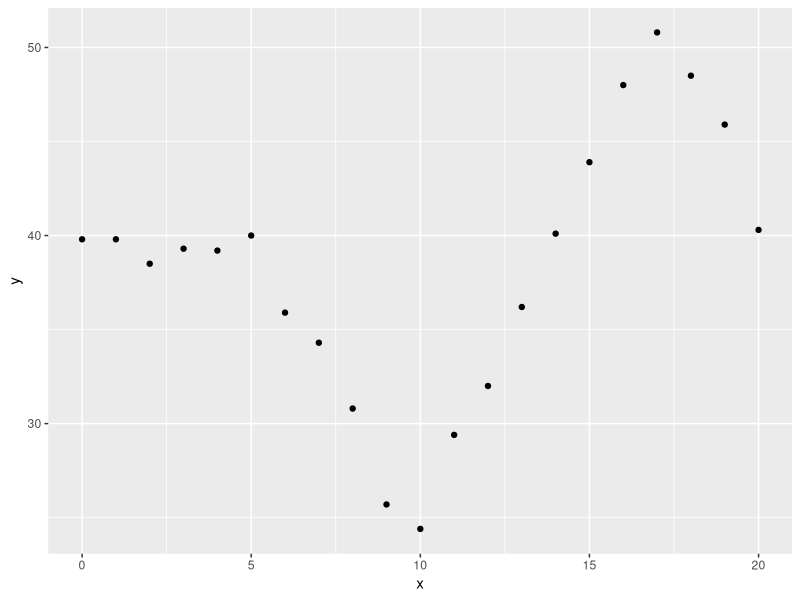
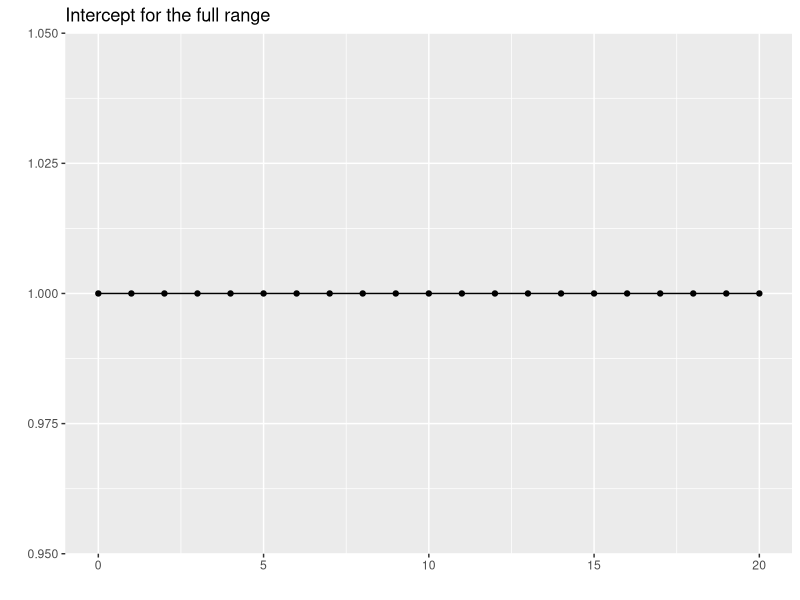
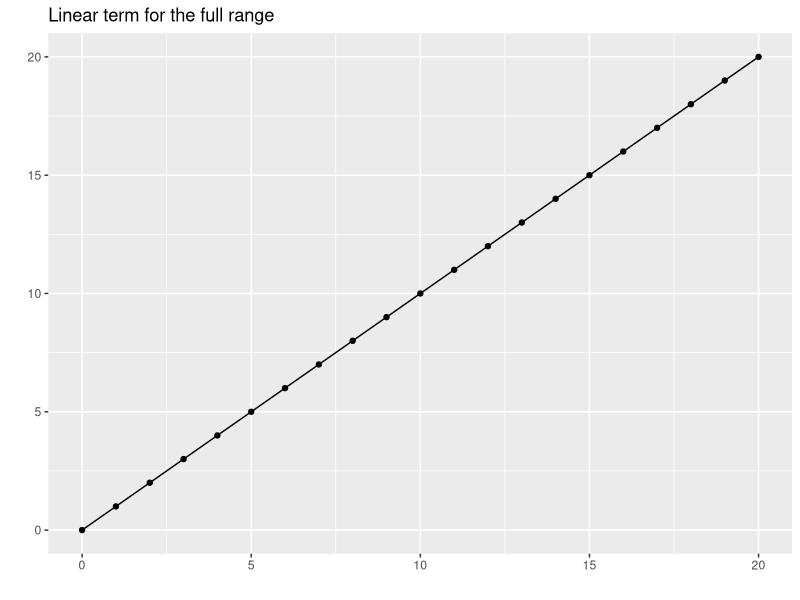
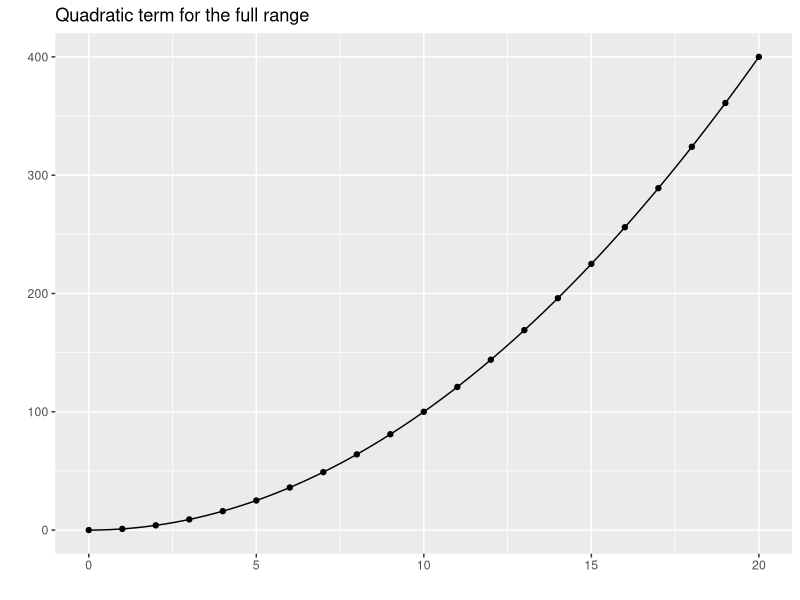
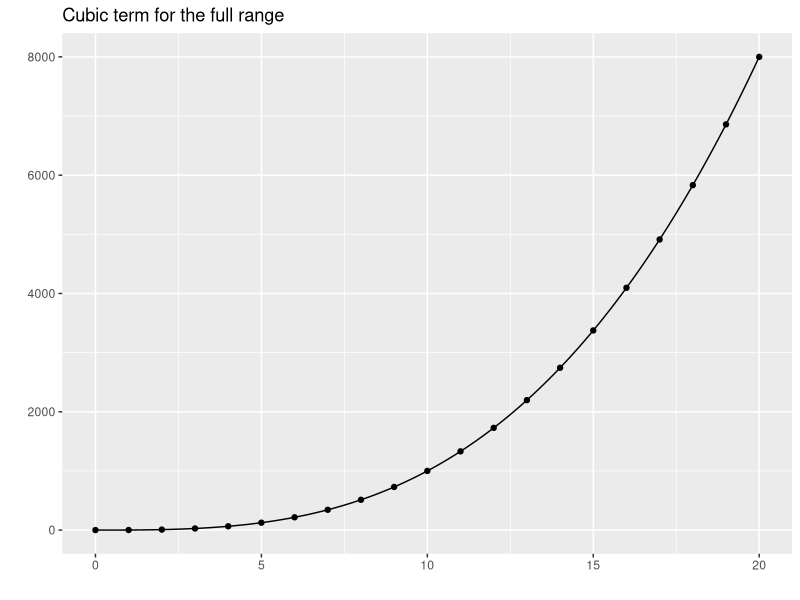
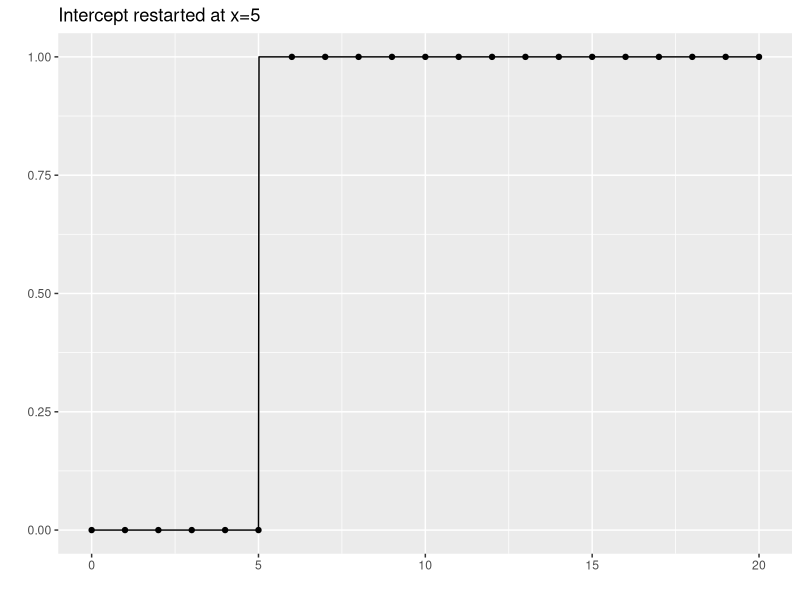
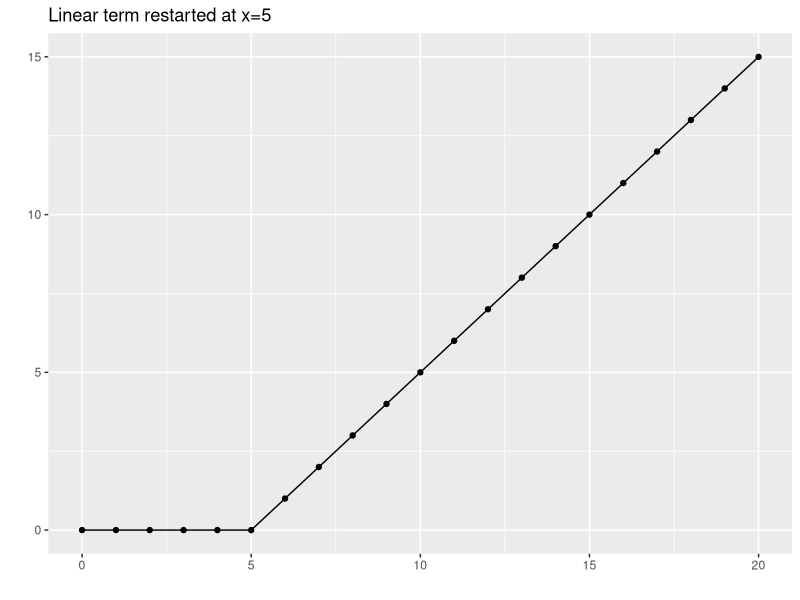
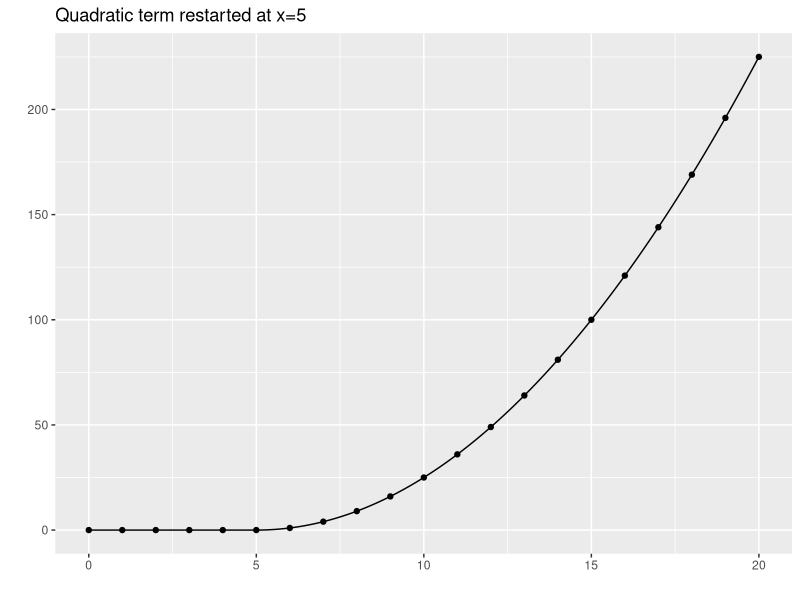

Reproduce these figures in R, in order. (Note: this script raises an error after producing the figures.)
## ---- chunk 1
suppressMessages(suppressWarnings(library(broom)))
suppressMessages(suppressWarnings(library(dplyr)))
suppressMessages(suppressWarnings(library(knitr)))
suppressMessages(suppressWarnings(library(magrittr)))
suppressMessages(suppressWarnings(library(splines)))
suppressMessages(suppressWarnings(library(tidyr)))
## ---- chunk 2
library(ggplot2)
x <- 0:20
y <- rep(40, 21)
y[6:21] <- y[6:21]-3*(0:15)
y[11:21] <- y[11:21]+7*(0:10)
y[16:21] <- y[16:21]-(0:5)^2
y <- y+round(rnorm(21), 1)
simulated_example <- data.frame(x, y)
simulated_example
ggplot(simulated_example, aes(x, y)) +
  geom_point()
## ---- chunk 3
x <- c(0:20, setdiff(seq(0, 20, by=1/64), 0:20))
## ---- chunk 4
xm <- data.frame(
  c1 =rep(1, length(x)),
  c2 =x,
  c3 =x^2,
  c4 =x^3,
  c5 =(x> 5)*rep(1, length(x)),
  c6 =(x> 5)*(x- 5),
  c7 =(x> 5)*(x- 5)^2,
  c8 =(x> 5)*(x- 5)^3,
  c9 =(x>10)*rep(1, length(x)),
  c10=(x>10)*(x-10),
  c11=(x>10)*(x-10)^2,
  c12=(x>10)*(x-10)^3,
  c13=(x>15)*rep(1, length(x)),
  c14=(x>15)*(x-15),
  c15=(x>15)*(x-15)^2,
  c16=(x>15)*(x-15)^3,
  x=x,
  y=NA
)
xm$y[1:21] <- y
## ---- chunk 5
display_curve <- function(dat, lb) {
  # Plot a line connecting the points in dat
  # Assume that column 1 is x and column 2 is y
  # Work with either a data frame or matrix
  dat %>%
    data.frame %>%
    select(1:2) %>%
    set_names(c("x", "y")) %>%
    ggplot(aes(x, y)) +
      ggtitle(lb) +
      geom_line() +
      xlab(" ") +
      ylab(" ")
}

display_dots <- function(cplot, dat) {
  # Add dots in dat to an existing graph
  # Assume that column 1 is x and column 2 is y
  # Work with either a data frame or matrix
  dat %>%
    data.frame %>%
    set_names(c("x", "y")) -> df
  cplot + geom_point(data=df, aes(x, y))
}

lb1 <- rep(c("Intercept", "Linear term", "Quadratic term", "Cubic term"), 4)
lb2 <- rep(c("for the full range", "restarted at x=5", "restarted at x=10", "restarted at x=15"), each=4)
lb <- paste(lb1, lb2)

for (j in 1:16) {
  dat <- xm[ , c("x",  paste0("c", j))]
  display_curve(dat, lb[j]) %>%
    display_dots(dat[1:21, ]) %>%
    plot
}

## ---- chunk 6
kable(xm[1:21, 1:4])
## ---- chunk 7

lm(y~c2+c3+c4, data=xm) %>%
  augment %>%
  select(c2, .fitted) %>%
    display_curve("Single cubic fit") %>%
    display_dots(simulated_example)
## ---- chunk 8
kable(xm[1:20, ])
## ---- chunk 9
lm(y~c2+c3+c4+c5+c6+c7+c8+c9+c10+c11+c12+c13+c14+c15+c16, data=xm)  %>%
  augment %>%
  select(c2, .fitted) %>%
    display_curve("Discontinous cubic splines") %>%
    display_dots(simulated_example)
## ---- chunk 10
kable(xm[1:20, c(1:4, 6:8, 10:12, 14:16)])
lm(y~c2+c3+c4+c6+c7+c8+c10+c11+c12+c14+c15+c16, data=xm)  %>%
  augment %>%
  select(c2, .fitted) %>%
    display_curve("Continuous but not smooth cubic splines") %>%
    display_dots(simulated_example)
## ---- chunk 11
kable(xm[1:20, c(1:4, 7:8, 11:12, 15:16)])
lm(y~c2+c3+c4+c7+c8+c11+c12+c15+c16, data=xm) %>%
  augment %>%
  select(c2, .fitted) %>%
    display_curve("Continuous and smooth (1st derivative) cubic splines") %>%
    display_dots(simulated_example)
## ---- chunk 12
kable(xm[1:20, c(1:4, 8, 12, 16)])
lm(y~c2+c3+c4+c8+c12+c16, data=xm) %>%
  augment %>%
  select(c2, .fitted) %>%
    display_curve("Continous and smooth (1st and 2nd derivatives) cubic splines") %>%
    display_dots(simulated_example)
## ---- chunk 13
round(cor(xm[c(2:4, 8, 12, 16)]), 2)
## ---- chunk 14
cubic_spline <- bs(xm$c2, knots=c(5, 10, 15), degree=3, intercept=TRUE)
kable(cubic_spline[1:21, ])
## ---- chunk 15
for (j in 1:dim(cubic_spline)[2]) {
  dat <- cbind(xm$c2, cubic_spline[ , j])
  display_curve(dat, "Cubic B-spline terms") %>%
    display_dots(dat[1:21, ]) %>%
    plot
}
## ---- chunk 16
round(cor(cubic_spline), 1)
## ---- chunk 17
lm(xm$y~cubic_spline) %>%
  bind_cols(xm$c2) %>%
  select(c2, .fitted) %>%
    display_curve("Cubic spline fit to the data") %>%
    display_dots(simulated_example)
## ---- chunk 18
linear_spline <- bs(xm$c2, knots=c(5, 10, 15), degree=1, intercept=TRUE)
kable(linear_spline[1:21, ])
## ---- chunk 19
for (j in 1:dim(linear_spline)[2]) {
  dat <- cbind(xm$c2, linear_spline[ , j])
  display_curve(dat, "Linear B-spline terms") %>%
    display_dots(dat[1:21, ]) %>%
    plot
}
## ---- chunk 20
lm(xm$y~linear_spline) %>%
  augment %>%
  bind_cols(xm$c2) %>%
  select(c2, .fitted) %>%
    display_curve("Linear spline fit to the data") %>%
    display_dots(simulated_example)
## ---- chunk 21
quadratic_spline <- bs(xm$c2, knots=c(5, 10, 15), degree=2, intercept=TRUE)
kable(quadratic_spline[1:21, ])
## ---- chunk 22
for (j in 1:dim(quadratic_spline)[2]) {
  dat <- cbind(xm$c2, quadratic_spline[ , j])
  display_curve(dat, "Quadratic B-spline terms") %>%
    display_dots(dat[1:21, ]) %>%
    plot
}
## ---- chunk 23
lm(xm$y~quadratic_spline) %>%
  bind_cols(xm$c2) %>%
  select(c2, .fitted) %>%
    display_curve("Quadratic spline fit to the data") %>%
    display_dots(simulated_example)
## ---- chunk 24
cubic_spline <- bs(xm$c2, knots=c(5, 10, 15), degree=3, intercept=TRUE)
kable(cubic_spline[1:21, ])
## ---- chunk 25
for (j in 1:dim(cubic_spline)[2]) {
  dat <- cbind(xm$c2, cubic_spline[ , j])
  display_curve(dat, "Cubic B-spline terms") %>%
    display_dots(dat[1:21, ]) %>%
    plot
}
## ---- chunk 26
lm(xm$y~cubic_spline) %>%
  bind_cols(xm$c2) %>%
  select(c2, .fitted) %>%
    display_curve("Cubic spline fit to the data") %>%
    display_dots(simulated_example)
## ---- chunk 27
natural_spline <- ns(xm$c2, knots=c(5, 10, 15), intercept=TRUE)
kable(natural_spline[1:21, ])
## ---- chunk 28
extended_x <- seq(-5, 25, by=1/64)
extended_spline <- predict(natural_spline, extended_x)
for (j in 1:dim(natural_spline)[2]) {
  cbind(extended_x, extended_spline[ , j]) %>% 
    data.frame %>%
    display_matrix("Natural spline terms") %>%
    plot
}
## ---- chunk 29
lm(xm$y~natural_spline) %>%
  display_fit("Natural splines")
